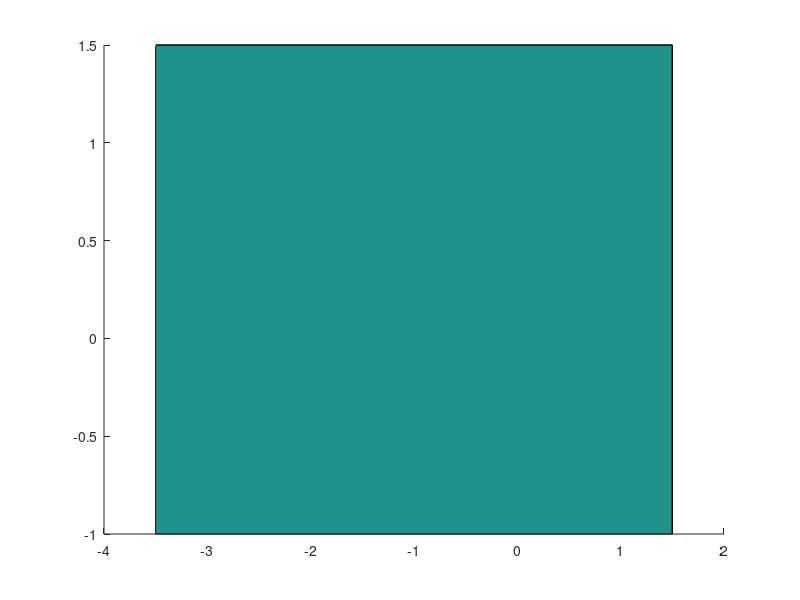

MATLAB code to generate this figure: (Note: this script raises an error after producing the figure.)
planes = load('planes.txt');

%remove 3 walls to see what's inside
%planes([4, 5, 6], :) = [];

plX = planes(:, [2, 5, 8, 11])';
plY = planes(:, [3, 6, 9, 12])';
plZ = planes(:, [4, 7, 10, 13])';

patch(plX, plY, plZ, [0.6 0.6 0.6]);

gtTraj = load('groundtruth.txt');
odomTraj = load('odomTraj.txt');
optTrajSE3 = load('optTrajSE3.txt');
optTrajMin = load('optTrajMin.txt');

hold on;
plot3(gtTraj(:, 2), gtTraj(:, 3), gtTraj(:, 4), '.-g');
hold on;
plot3(odomTraj(:, 2), odomTraj(:, 3), odomTraj(:, 4), '.-r');
hold on;
plot3(optTrajSE3(:, 2), optTrajSE3(:, 3), optTrajSE3(:, 4), '.-b');
hold on;
plot3(optTrajMin(:, 2), optTrajMin(:, 3), optTrajMin(:, 4), '.-k');

axis('equal');
